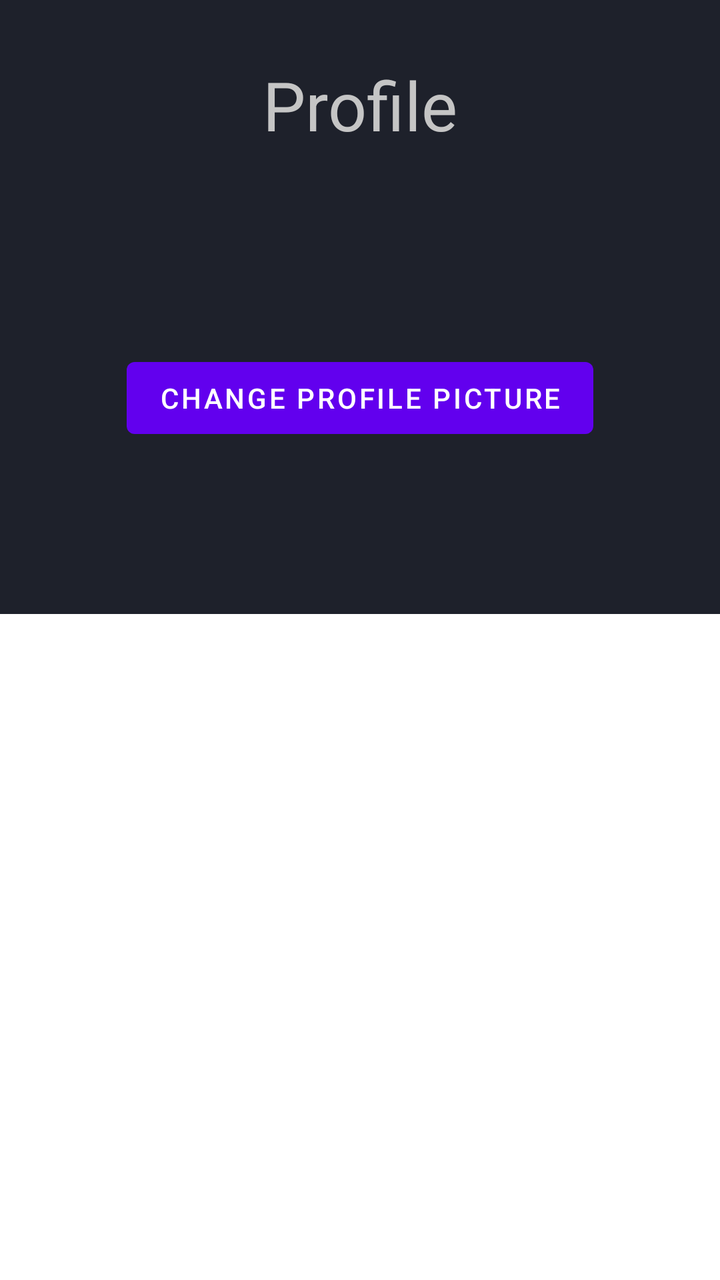
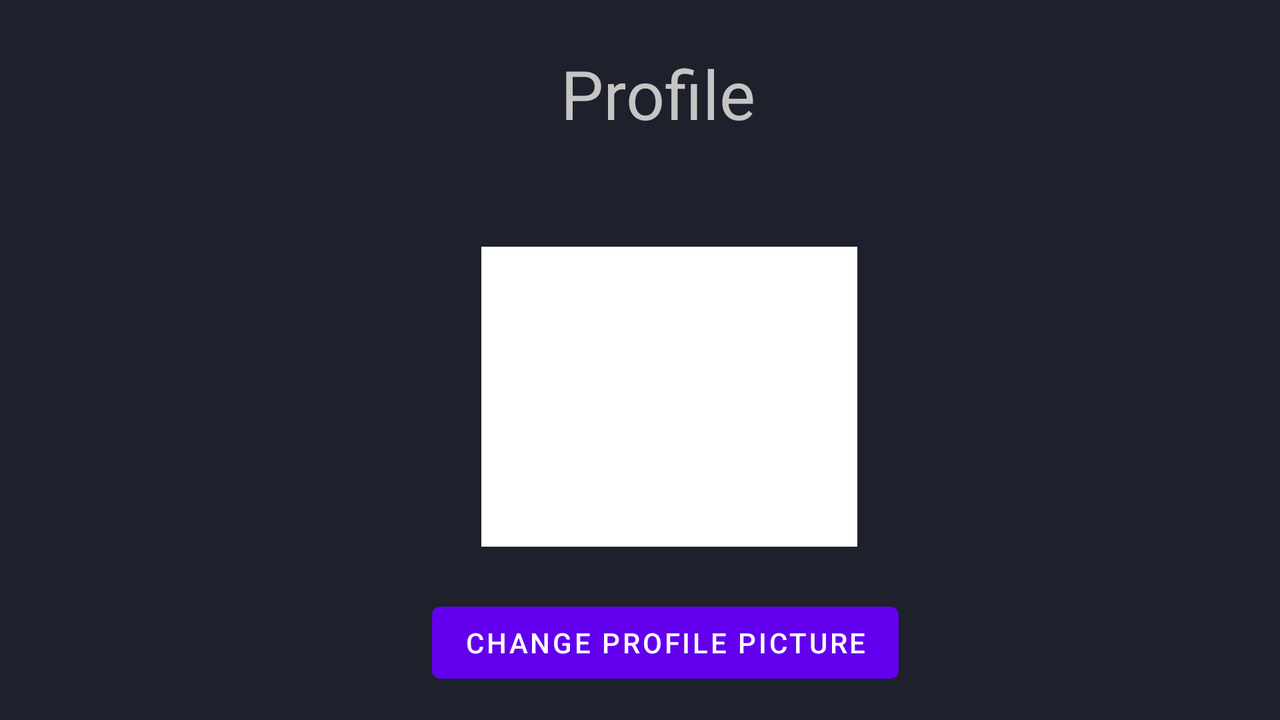

An Android layout and its configuration variant, each rendered on a device that would load it. The default file and the variant file are quoted in full after the pictures.
<!-- AndroidManifest.xml: application theme Theme.AM_TP -->
<!-- res/layout/activity_profile.xml -->
<?xml version="1.0" encoding="utf-8"?>
<androidx.constraintlayout.widget.ConstraintLayout xmlns:android="http://schemas.android.com/apk/res/android"
    xmlns:app="http://schemas.android.com/apk/res-auto"
    xmlns:tools="http://schemas.android.com/tools"
    android:layout_width="match_parent"
    android:layout_height="match_parent"
    android:background="@color/background_color">

    <TextView
        android:id="@+id/txtTitle3"
        android:layout_width="wrap_content"
        android:layout_height="wrap_content"
        android:text="@string/profile"
        android:textColor="@color/text_color"
        android:textSize="34sp"
        app:layout_constraintBottom_toBottomOf="parent"
        app:layout_constraintEnd_toEndOf="parent"
        app:layout_constraintStart_toStartOf="parent"
        app:layout_constraintTop_toTopOf="parent"
        app:layout_constraintVertical_bias="0.050000012" />

    <Button
        android:id="@+id/button"
        android:layout_width="wrap_content"
        android:layout_height="wrap_content"
        android:layout_marginTop="100dp"
        android:text="@string/change_profile_picture"
        app:layout_constraintEnd_toEndOf="parent"
        app:layout_constraintStart_toStartOf="parent"
        app:layout_constraintTop_toBottomOf="@+id/txtTitle3" />

    <LinearLayout
        android:layout_width="408dp"
        android:layout_height="398dp"
        android:layout_marginTop="68dp"
        android:orientation="vertical"
        app:layout_constraintEnd_toEndOf="parent"
        app:layout_constraintStart_toStartOf="parent"
        app:layout_constraintTop_toBottomOf="@+id/button" >

        <FrameLayout
            android:id="@+id/frPreview"
            android:layout_width="match_parent"
            android:layout_height="match_parent"
            android:layout_margin="16dp"
            android:background="@color/white" />
    </LinearLayout>

</androidx.constraintlayout.widget.ConstraintLayout>
<!-- resources referenced by this layout -->
<resources>
  <color name="background_color">#1e212b</color>
  <color name="text_color">#C5C5C5</color>
  <color name="white">#FFFFFFFF</color>
  <string name="change_profile_picture">Change profile picture</string>
  <string name="profile">Profile</string>
  <style name="Theme.AM_TP" parent="Theme.MaterialComponents.DayNight.DarkActionBar">
          
          <item name="colorPrimary">@color/purple_500</item>
          <item name="colorPrimaryVariant">@color/purple_700</item>
          <item name="colorOnPrimary">@color/white</item>
          
          <item name="colorSecondary">@color/teal_200</item>
          <item name="colorSecondaryVariant">@color/teal_700</item>
          <item name="colorOnSecondary">@color/black</item>
          
          <item name="android:statusBarColor">?attr/colorPrimaryVariant</item>
          
      </style>
  <color name="purple_500">#FF6200EE</color>
  <color name="purple_700">#FF3700B3</color>
  <color name="teal_200">#FF03DAC5</color>
  <color name="teal_700">#FF018786</color>
  <color name="black">#FF000000</color>
</resources>
<!-- res/layout-land/activity_profile.xml (the repository's variant of the layout above) -->
<!-- drawn on the phone turned sideways -->
<?xml version="1.0" encoding="utf-8"?>
<androidx.constraintlayout.widget.ConstraintLayout xmlns:android="http://schemas.android.com/apk/res/android"
    xmlns:app="http://schemas.android.com/apk/res-auto"
    xmlns:tools="http://schemas.android.com/tools"
    android:layout_width="match_parent"
    android:layout_height="match_parent"
    android:background="@color/background_color">

    <TextView
        android:id="@+id/txtTitle3"
        android:layout_width="wrap_content"
        android:layout_height="wrap_content"
        android:text="@string/profile"
        android:textColor="@color/text_color"
        android:textSize="34sp"
        app:layout_constraintBottom_toBottomOf="parent"
        app:layout_constraintEnd_toEndOf="parent"
        app:layout_constraintHorizontal_bias="0.517"
        app:layout_constraintStart_toStartOf="parent"
        app:layout_constraintTop_toTopOf="parent"
        app:layout_constraintVertical_bias="0.076" />

    <LinearLayout
        android:id="@+id/linearLayout"
        android:layout_width="218dp"
        android:layout_height="175dp"
        android:orientation="vertical"
        app:layout_constraintBottom_toBottomOf="parent"
        app:layout_constraintEnd_toEndOf="parent"
        app:layout_constraintHorizontal_bias="0.532"
        app:layout_constraintStart_toStartOf="parent"
        app:layout_constraintTop_toTopOf="parent"
        app:layout_constraintVertical_bias="0.58">

        <FrameLayout
            android:id="@+id/frPreview"
            android:layout_width="188dp"
            android:layout_height="150dp"
            android:layout_margin="16dp"
            android:background="@color/white" />

    </LinearLayout>

    <Button
        android:id="@+id/btnChange"
        android:layout_width="wrap_content"
        android:layout_height="wrap_content"
        android:text="@string/change_profile_picture"
        app:layout_constraintBottom_toBottomOf="parent"
        app:layout_constraintEnd_toEndOf="parent"
        app:layout_constraintHorizontal_bias="0.531"
        app:layout_constraintStart_toStartOf="parent"
        app:layout_constraintTop_toBottomOf="@+id/linearLayout" />

</androidx.constraintlayout.widget.ConstraintLayout>
